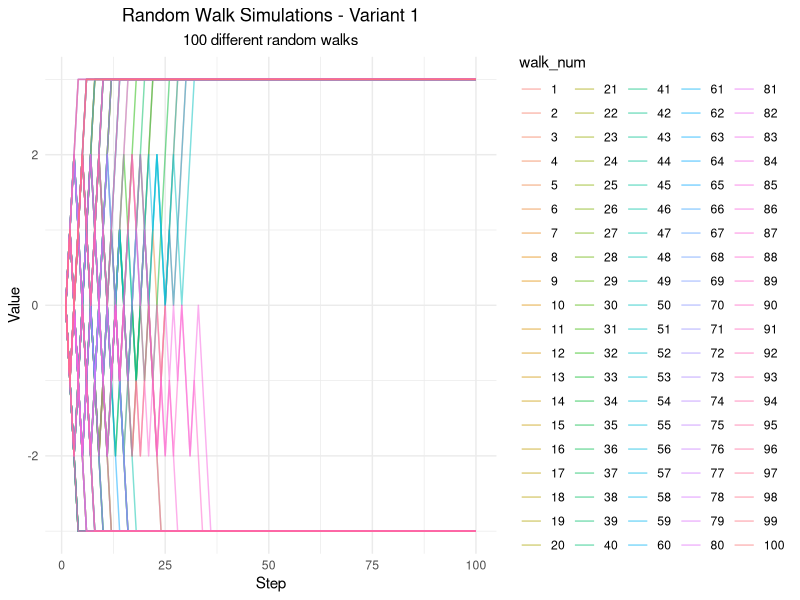
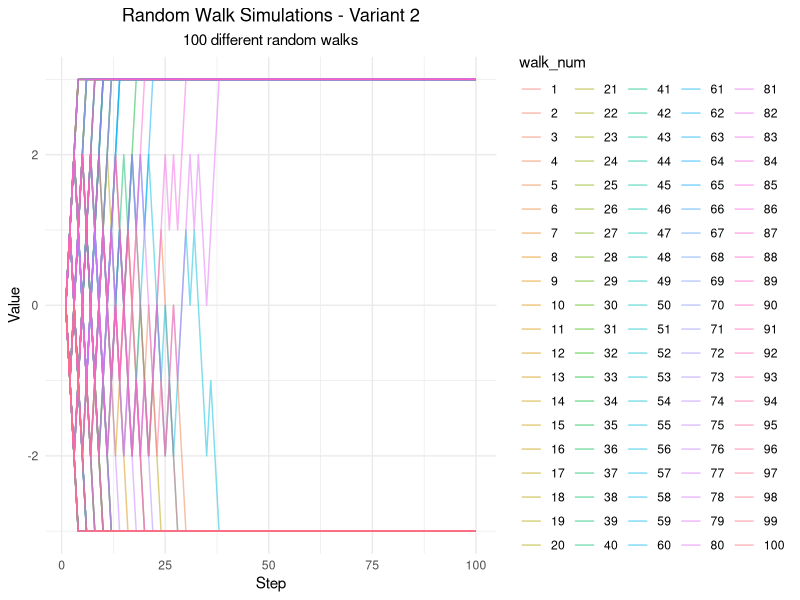
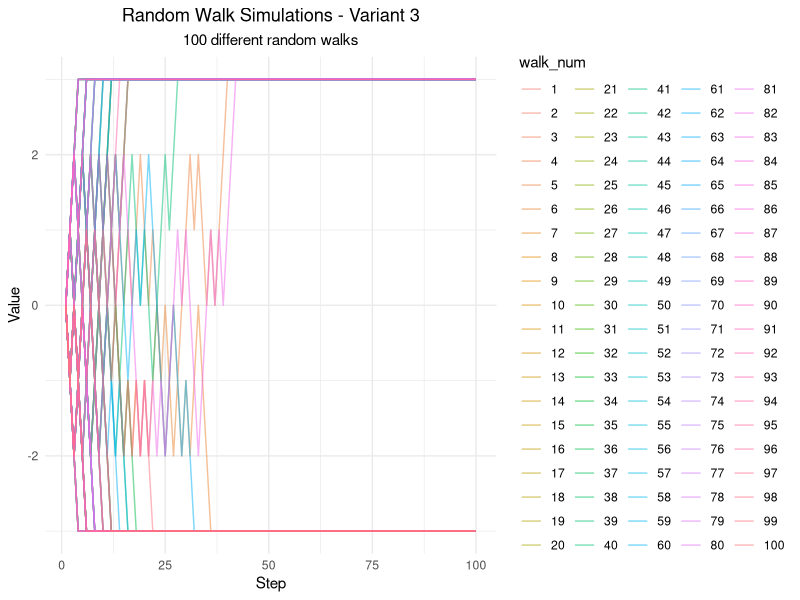
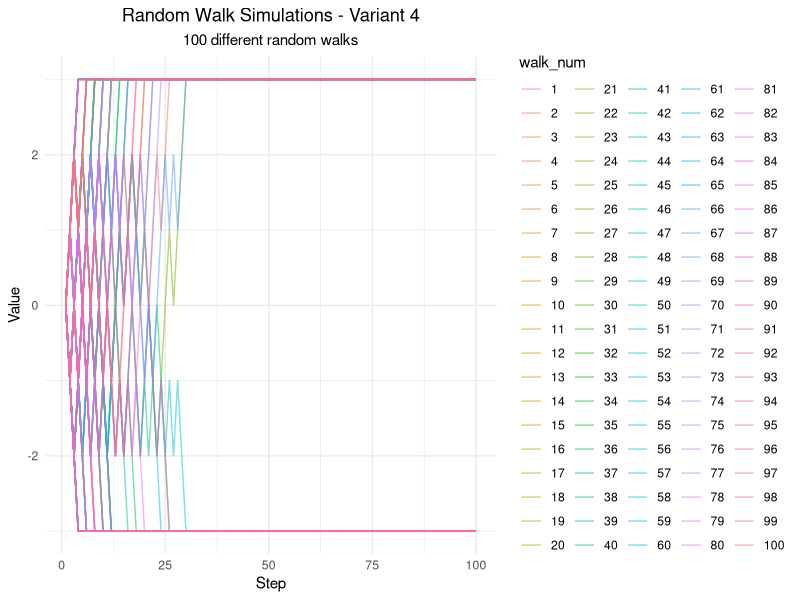
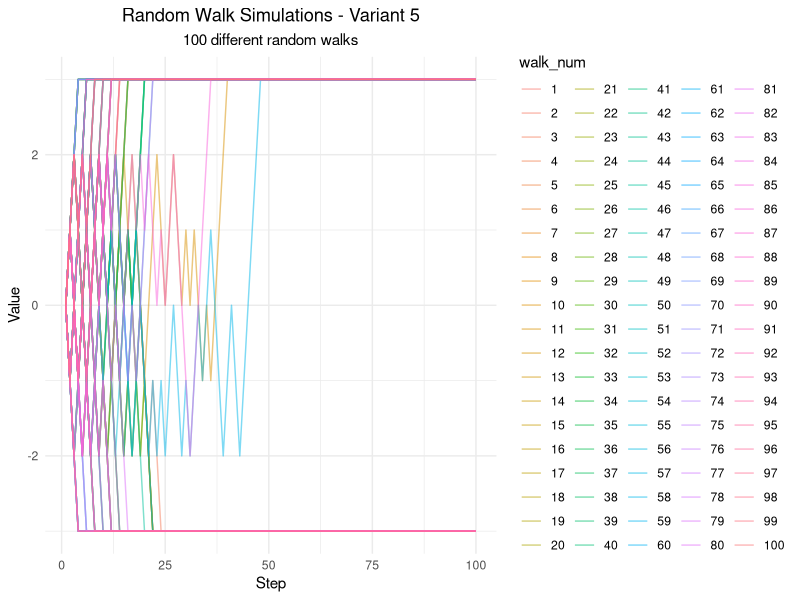
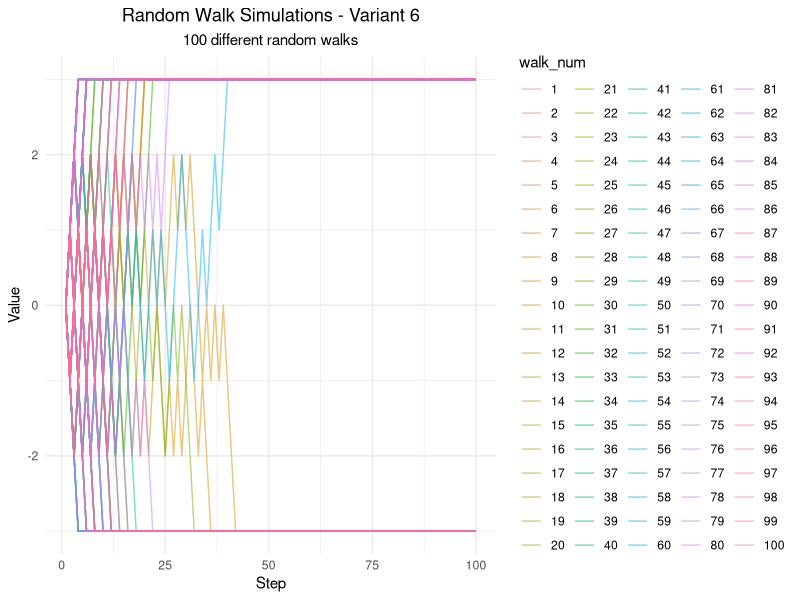
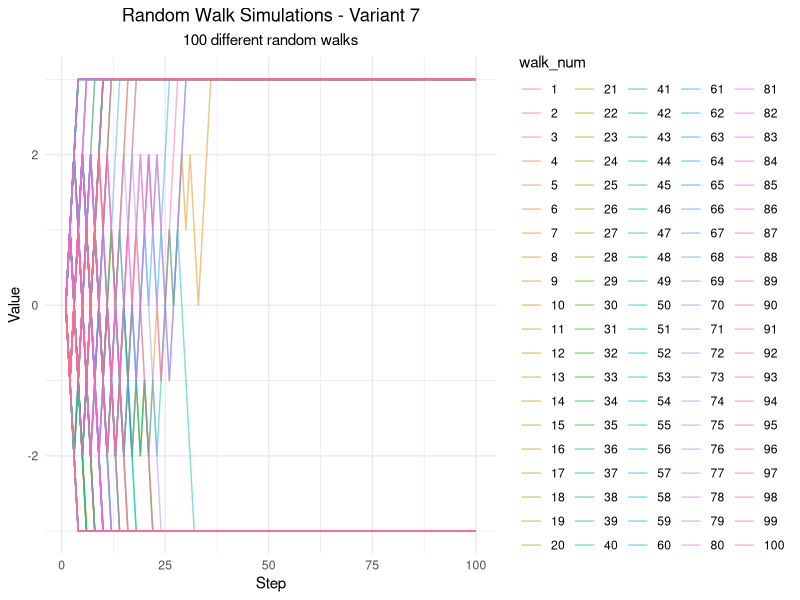
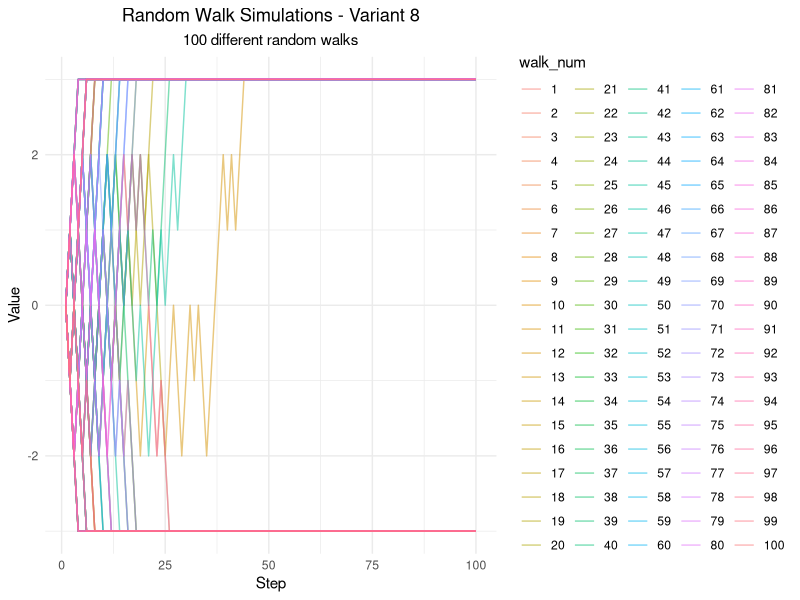

Generate these figures, in order, with R:
# install.packages("ggplot2")
library(ggplot2)

RW <- function(N) {
  steps <- c(0, sample(c(-1, 1), N-1, replace = TRUE))
  x <- cumsum(steps)
  return(x)
}

clip_values <- function(x) {
  x <- pmax(-3, pmin(3, x))
  if (length(x[x == 3]) > 0) {
    x[(which(x == 3)[1] + 1):length(x)] <- 3
  }
  if (length(x[x == -3]) > 0) {
    x[(which(x == -3)[1] + 1):length(x)] <- -3
  }
  return(x)
}

set.seed(NULL)

num_walks <- 100
num_steps <- 100

for (i in 1:10) {
  result_list <- vector("list", num_walks)
  for (j in 1:num_walks) {
    P <- RW(num_steps)
    P <- clip_values(P)
    result_list[[j]] <- P
  }

  min_length <- min(sapply(result_list, length))
  result_list <- lapply(result_list, function(x) x[1:min_length])
  

  data_df <- data.frame(step = rep(1:min_length, num_walks),
                        value = unlist(result_list),
                        walk_num = factor(rep(1:num_walks, each = min_length)),
                        variant = factor(rep(i, num_walks * min_length)))
  

  p <- ggplot(data_df, aes(x = step, y = value, group = walk_num, color = walk_num)) +
    geom_line(alpha = 0.5) +
    theme_minimal() +
    labs(x = "Step", y = "Value", title = paste0("Random Walk Simulations - Variant ", i),
         subtitle = "100 different random walks") +
    theme(plot.title = element_text(hjust = 0.5),
          plot.subtitle = element_text(hjust = 0.5))
  

  p <- p + coord_cartesian(ylim = c(-3, 3))
  

  filename <- paste0("random_walk_variant_", i, ".png")
  ggsave(filename, plot = p, width = 8, height = 6, dpi = 300)
}
